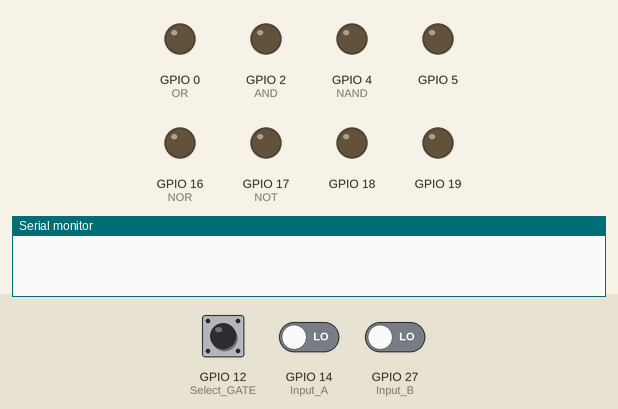
Bench run of a sketch on a simulated ESP32. Shown: output pins drawn as LEDs (lit = HIGH), the last lines printed to the serial monitor. Dashed ring = blinking. The inputs (shaded band) are chosen by the test bench; at power-on: GPIO 12 (Select_GATE) LOW, GPIO 14 (Input_A) LOW, GPIO 27 (Input_B) LOW.

Above: at 1.2 s.
1.3 s: GPIO 12 (Select_GATE) pulled HIGH for 3.2 s
At 5.7 s:
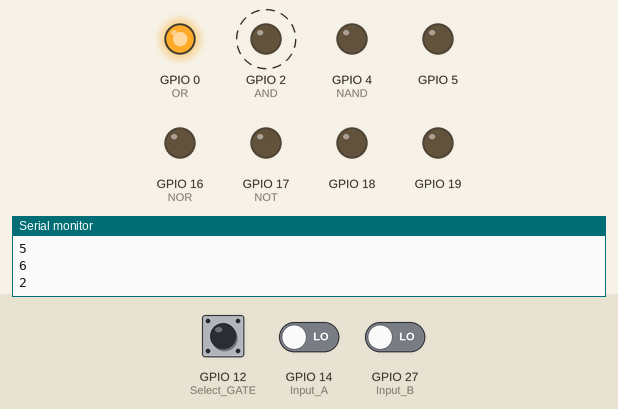
6.0 s: GPIO 14 (Input_A) driven HIGH
At 6.7 s:
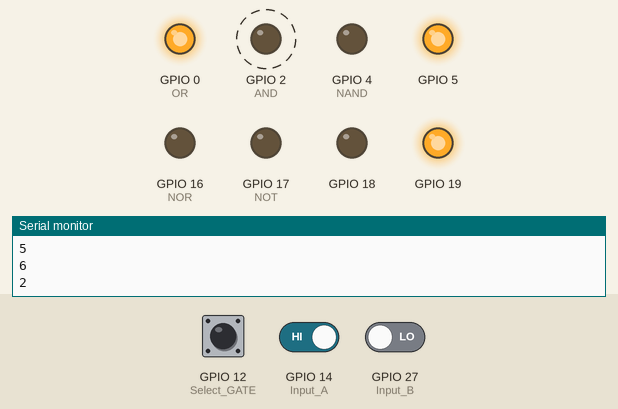
7.5 s: GPIO 27 (Input_B) driven HIGH
At 7.8 s:
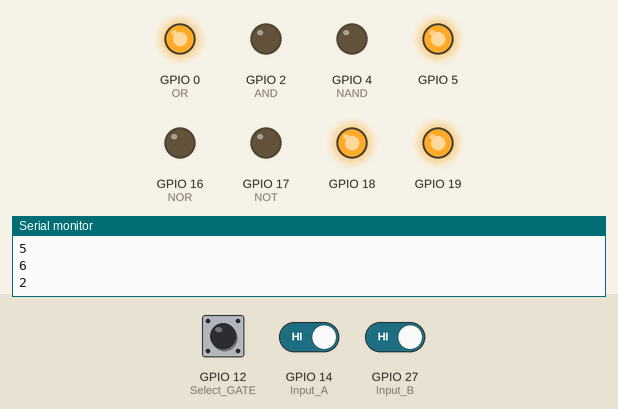
9.0 s: GPIO 12 (Select_GATE) pulled HIGH for 0.15 s
At 10.5 s:
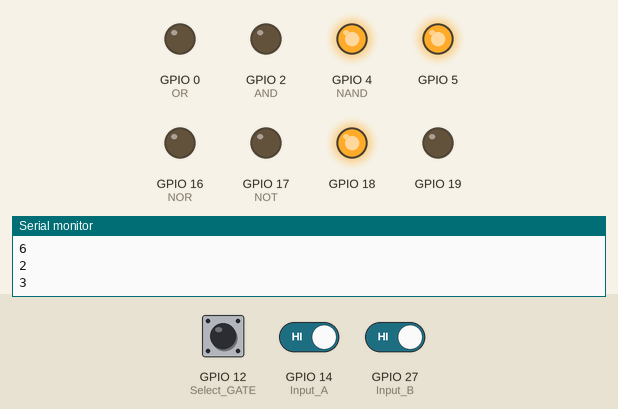
11.0 s: GPIO 14 (Input_A) driven LOW
At 11.7 s:
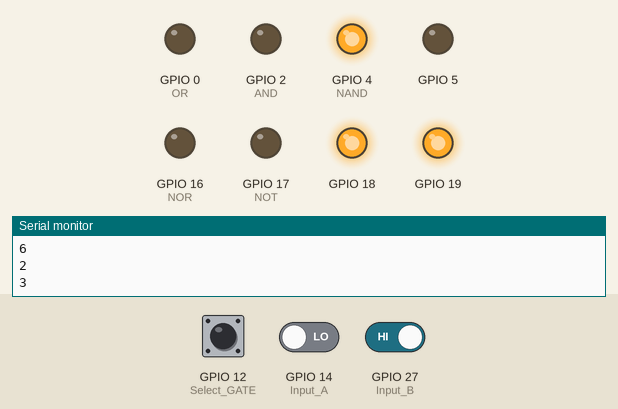
12.5 s: GPIO 12 (Select_GATE) pulled HIGH for 1 s
At 14.8 s:
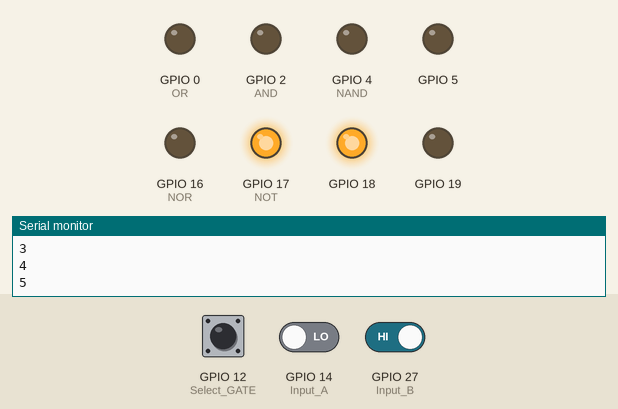
Timing chart, 0 to 16.0 s (numbered marks = the images above; inputs shaded):
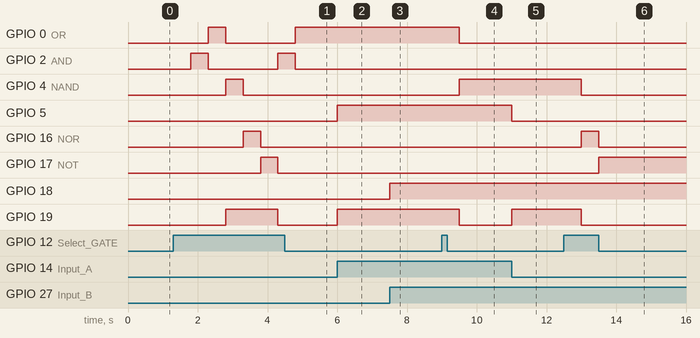

The sketch:

Lab_3_TEST_3.4_ESP32.ino
```cpp
volatile int i = 0;
void setup()  {
  pinMode(12, INPUT);  //Select GATE
  pinMode(14, INPUT); //Input A
  pinMode(27, INPUT); //Input B
  pinMode(2, OUTPUT); //AND
  pinMode(0, OUTPUT);//OR
  pinMode(4, OUTPUT);//NAND
  pinMode(16, OUTPUT);//NOR
  pinMode(17, OUTPUT);//NOT
  pinMode(5, OUTPUT);//A
  pinMode(18, OUTPUT);//B
  pinMode(19, OUTPUT);//Y
  Serial.begin(115200);

}

void loop() {
//==============Selcet GATE=========================
  int SelectGATE = digitalRead(12);
  if(SelectGATE == 1){
    delay(500);
    i++;
    Serial.println(i);
  }
  if(i>5){
    i=1;
  }
//==============INPUT Logic=========================
  int A = digitalRead(14);//Input A
  int B = digitalRead(27);//Input B
  if(A == 1)
    digitalWrite(5,HIGH);
  else
    digitalWrite(5,LOW);
  if(B == 1)
    digitalWrite(18,HIGH);
  else
    digitalWrite(18,LOW);
//==============Logic GATE============================
  switch(i){
    //AND GATE
    case 1:
      digitalWrite(2,HIGH);
      digitalWrite(0,LOW);
      digitalWrite(4,LOW);
      digitalWrite(16,LOW);
      digitalWrite(17,LOW);
      if(A == HIGH && B == HIGH)
        digitalWrite(19,HIGH);
       else
        digitalWrite(19,LOW);
    break;
    //OR GATE
    case 2:
      digitalWrite(2,LOW);
      digitalWrite(0,HIGH);
      digitalWrite(4,LOW);
      digitalWrite(16,LOW);
      digitalWrite(17,LOW);
      if(A == HIGH || B == HIGH)
        digitalWrite(19,HIGH);
      else
        digitalWrite(19,LOW);
    break;
    //NAND GATE
    case 3:
      digitalWrite(2,LOW);
      digitalWrite(0,LOW);
      digitalWrite(4,HIGH);
      digitalWrite(16,LOW);
      digitalWrite(17,LOW);
      if(A == HIGH && B == HIGH)
        digitalWrite(19,LOW);
      else
        digitalWrite(19,HIGH);
    break;
    //NOR
    case 4:
      digitalWrite(2,LOW);
      digitalWrite(0,LOW);
      digitalWrite(4,LOW);
      digitalWrite(16,HIGH);
      digitalWrite(17,LOW);
      if(A == HIGH || B == HIGH)
        digitalWrite(19,LOW);
      else if(A == LOW && B == LOW)
        digitalWrite(19,HIGH);
    break;
    //NOT GATE
    case 5:
      digitalWrite(2,LOW);
      digitalWrite(0,LOW);
      digitalWrite(4,LOW);
      digitalWrite(16,LOW);
      digitalWrite(17,HIGH);
      digitalWrite(19,HIGH);
      if(A == HIGH )
        digitalWrite(19,LOW);
      else if (B == HIGH)
        digitalWrite(19,LOW);
    break;
   }
}
```

Measured:
- after the input at 1.3 s, GPIO 0 (OR): LOW → HIGH after 1.0 s, → LOW 0.50 s later, → HIGH 2.0 s later; GPIO 2 (AND): alternates HIGH for 0.50 s and LOW for 2.0 s, starting after 0.50 s
- after the input at 6.0 s, GPIO 5, GPIO 19: LOW → HIGH at once
- after the input at 7.5 s, GPIO 18: LOW → HIGH at once
- after the input at 9.0 s, GPIO 0 (OR), GPIO 19: HIGH → LOW after 0.50 s; GPIO 4 (NAND): LOW → HIGH after 0.50 s
- after the input at 11.0 s, GPIO 5: HIGH → LOW at once; GPIO 19: LOW → HIGH at once
- after the input at 12.5 s, GPIO 4 (NAND), GPIO 19: HIGH → LOW after 0.50 s; GPIO 16 (NOR): LOW → HIGH after 0.50 s, → LOW 0.50 s later; GPIO 17 (NOT): LOW → HIGH after 1.0 s
